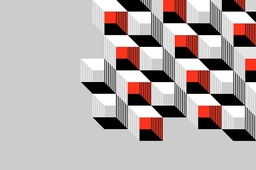
#> input picture Markov-Random-Field/mrf_project/test_resized.jpg, 256 x 170 px, shrunk from 640 x 425 before the run
$ jupyter execute --allow-errors leggo.ipynb   (shell and % lines are left out)
#> lines starting #> are read from the running program, lines starting #| are printed output that depends on the picture; after the words box and inside, x2 and y2 are one past the last pixel; in counts of white or black regions, pixels touching at a corner belong together
### converting image to grayscale

[cell 1]
# image manipulation
from skimage import io, img_as_float, color
from skimage.exposure import equalize_hist

[cell 2]
# standard libs
import numpy as np
from matplotlib import pyplot as plt
import math

[cell 3]
test_img_rgb = io.imread('./test_resized.jpg')
#> test_img_rgb is the input picture: shape (170, 256, 3); mean R, G, B 182.6, 171.4, 170.3
plt.imshow(test_img_rgb)
plt.show()

[cell 4]
test_img_rgb[10,10]
#> Out = [204, 204, 204]

k, i was wrong the paper [here](https://inf.u-szeged.hu/~kato/papers/ivc2001.pdf), does use CIELUV colorspace, but that isn't grayscale.. it then does filtering to get a grayscale "feature image" .. maybe throw a gabor filter in here lol

[cell 5]
test_img_lab = color.rgb2lab(test_img_rgb)
#> test_img_lab: shape (170, 256, 3) float64; mean of channels 0, 1, 2 70.6, 4.3, 3.2
plt.imshow(test_img_lab)
plt.show()
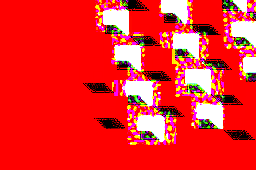
#> shown: shape (170, 256, 3) float64; mean R, G, B 0.937, 0.161, 0.163

[cell 6]
test_img_gray = color.rgb2gray(test_img_rgb)
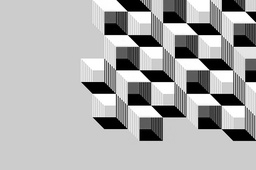
#> test_img_gray: shape (170, 256) float64; min 0, max 1, mean 0.681
plt.imshow(test_img_gray,cmap='gist_gray_r')
plt.show()

[cell 7]
test_img_gray_norm = equalize_hist(test_img_gray)
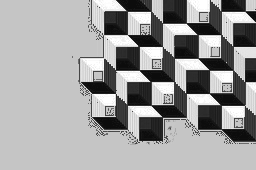
#> test_img_gray_norm: shape (170, 256) float64; min 0.0502, max 1, mean 0.623
plt.imshow(test_img_gray_norm,cmap='gist_gray_r')
plt.show()

throwaway testing random thing

[cell 8]
test_img_gray_lab_hist = equalize_hist(color.rgb2gray(test_img_lab))
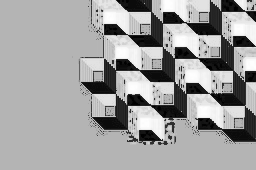
#> test_img_gray_lab_hist: shape (170, 256) float64; min 4.6e-05, max 1, mean 0.629
plt.imshow(test_img_gray_lab_hist,cmap='gist_gray_r')
plt.show()

### mle to estimate pixel class given k-means/variances

[cell 9]
means = [.3,.5,.7]
variances = [.25, .66, .25]

[cell 10]
# since we will be comparing likelihoods can ignore the term that includes pi in it
def log_like(intensity, mu, sig):
    # sig is the variance (so in math-land it is actually sigma^2)
    return -0.5 * math.log(sig) - (intensity - mu)**2 / (2 * sig)

[cell 11]
def estimate_class(data,i,j,mus,sigs):
#     assert len(mus) == len(sigs) # nah
#> called with i = 10, j = 10
    lls = [log_like(data[i,j],mus[k],sigs[k]) for k in range(len(mus))]
#> lls = [0.242, 0.15, 0.682]
    return np.argmax(lls) # returns index of maximum as apposed to python's max which would return maximum value

[cell 12]
estimate_class(test_img_gray_norm,10,10,means,variances)
#> Out = 2

[cell 13]
def estimate_image(image,means,variances):
    (height, width) = np.shape(image) # color images only pls!!
#> height = 170; width = 256
    class_output = np.empty_like(image,dtype='int8')
    for i in range(height):
        for j in range(width):
            class_output[i,j] = estimate_class(image,i,j,means,variances)
#> this loop made 170 passes
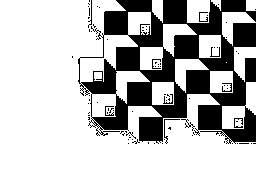
#> class_output: shape (170, 256) int8; values 0 (black) and 2 (white), 71.2% white; 89 black regions (78 under 20 px), largest, box (x1, y1, x2, y2) and area: (78, 0, 256, 144) 12006, (164, 119, 180, 144) 46, (234, 118, 243, 128) 39

    return class_output

[cell 14]
test_classes = estimate_image(test_img_gray_norm,means,variances)
plt.imshow(test_classes)
plt.show()

### vectorizing aka making stuff work with color

[cell 15]
test_img_lab = img_as_float(test_img_lab) # no need to do this!
test_img_lab[10,10]
#> Out = [82.05, -0.00207, 0.00393]

[cell 16]
import random

[cell 17]
means = [np.array([random.uniform(0,1),random.uniform(0,1),random.uniform(0,1) ]) for _ in range(3)]
means

[cell 18]
variance = random.uniform(0,1) * np.eye(3)
variance

[cell 19]
np.linalg.det(variance)
np.linalg.inv(variance)

[cell 20]
def log_like(i,j,label):
    x_mu = np.matrix(test_img_lab[i,j] - means[label])
    return 0.5 * (math.log(np.linalg.det(variance)) + x_mu * np.linalg.inv(variance) * x_mu.T)

[cell 21]
[log_like(10,10,k) for k in range(3)]

[cell 22]
x = test_img_lab[10,10]
((x - means[0]).transpose())* np.linalg.inv(variance) * (x - means[0])
#> Out = [[11302.5, 0, 0], [0, 0.99, 0], [0, 0, 0.298]]

[cell 23]
xd = (x - means[0])

[cell 24]
np.matrix(x-means[0]) * np.linalg.inv(variance) * np.matrix(x-means[0]).T
#> Out = [[11303.8]]

[cell 25]
cg = io.imread('./1480542094753.png')
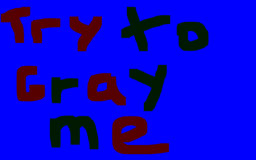
#> input picture Markov-Random-Field/mrf_project/1480542094753.png, 256 x 160 px, shrunk from 640 x 400 before the run
#> cg is the input picture: shape (160, 256, 3); mean R, G, B 9.1, 2.3, 204.5

[cell 26]
cg = color.rgb2gray(cg)
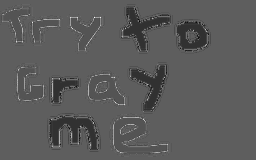
#> cg: shape (160, 256) float64; min 0.068, max 0.0792, mean 0.072; drawn with min black and max white
plt.imshow(cg,cmap='gray')
plt.savefig('okay.png')
